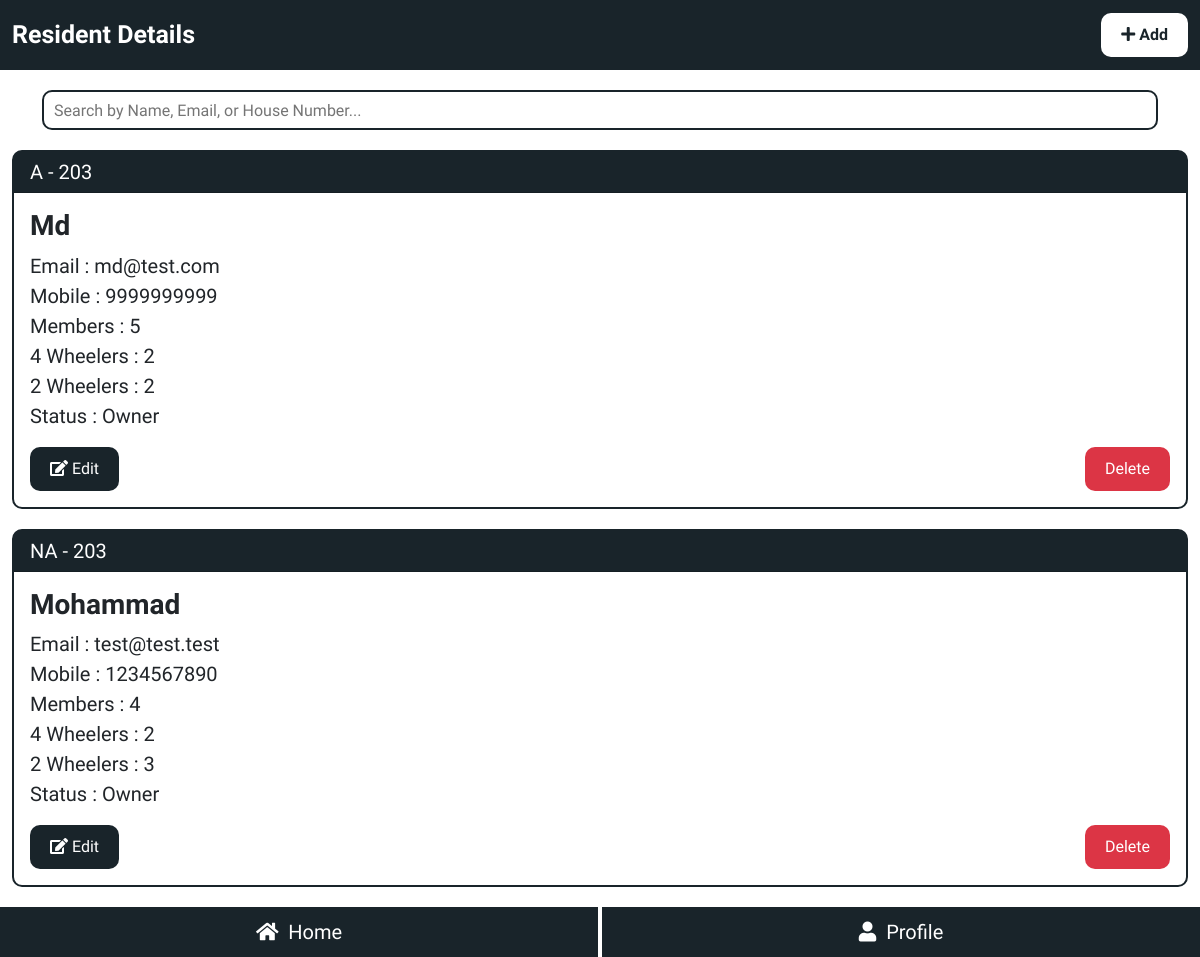
Page /sgadmin/residentDetails.php (signed in) on the committed database.
### tables this page shows
CREATE TABLE `gated_resident` (
  `id` int(11) NOT NULL,
  `name` varchar(255) NOT NULL,
  `email` varchar(255) NOT NULL,
  `mobile` varchar(255) NOT NULL,
  `pass` varchar(255) NOT NULL,
  `members` varchar(255) NOT NULL,
  `fourwheeler` varchar(255) NOT NULL,
  `twowheeler` varchar(255) NOT NULL,
  `status` varchar(255) NOT NULL,
  `block` varchar(255) NOT NULL,
  `housenum` varchar(255) NOT NULL,
  `date_time` datetime NOT NULL DEFAULT current_timestamp()
);

### sgadmin/residentDetails.php (the view, shortened to what this page needs)
<?php
include ('../assets/inc/conn.php');
?>
<!DOCTYPE html>
<html lang="en">
<head>
    <link href="https://cdn.jsdelivr.net/npm/bootstrap@5.3.3/dist/css/bootstrap.min.css" rel="stylesheet"
>
    <link rel="stylesheet" href="https://cdnjs.cloudflare.com/ajax/libs/font-awesome/5.15.2/css/all.min.css" />
    <link rel="stylesheet" href="assets/css/residentDetails.css">
</head>
<body>
    <nav class="navbar navbar-expand-lg">
        <div class="container-fluid">
            <span class="navText">Resident Details</span>
            <button type="button" class="addResidentBtn" data-bs-toggle="modal" data-bs-target="#add-resident-modal">
                <i class="fa fa-plus" aria-hidden="true"></i> Add
            </button>
        </div>
    </nav>
     <div class="container searchBar">
         <input type="text" id="searchResidentInput" class="search-input" placeholder="Search by Name, Email, or House Number...">
     </div>
    <div class="container-fluid all-resident-data-container">
    <?php
        $checkBlock = mysqli_query($conn , "SELECT `block` FROM `gated_resident` LIMIT 1");
        if ($checkBlock) {
            $rowBlock = mysqli_fetch_assoc($checkBlock);
            if ($rowBlock) {
                if ($rowBlock['block'] == "NA"){
                    $residentData = mysqli_query($conn , "SELECT * FROM `gated_resident` ORDER BY `housenum` ASC");
                    while($residentRow = mysqli_fetch_assoc($residentData)){
                        ?>
                        <div class="card allResidentCard" id="searchItems">
                            <h4 class="card-header"><?php echo $residentRow['housenum'];?></h4>
                            <div class="card-body">
                                <h3 class="card-title card-name-section"><?php echo $residentRow['name'];?></h3>
                                <p class="card-text">
                                    Email : <?php echo $residentRow['email'];?> <br>
                                    Mobile : <?php echo $residentRow['mobile'];?> <br>
                                    Members : <?php echo $residentRow['members'];?> <br>
                                    4 Wheelers : <?php echo $residentRow['fourwheeler'];?> <br>
                                    2 Wheelers : <?php echo $residentRow['twowheeler'];?> <br>
                                    Status : <?php echo $residentRow['status'];?> <br>
                                </p>
                                <div class="operationBtn">
                                    <button type="button" class="btn btn-edit-resident" data-bs-toggle="modal" data-bs-target="#edit-resident-modal-<?php echo $residentRow['id'];?>">
                                        <i class="fas fa-edit"></i> Edit
                                    </button>
                                    <form action="submitData/deleteResident.php" method="POST">
                                        <input type="hidden" name="residentId" value="<?php echo $residentRow['id'];?>">
                                        <button type="submit" name="deleteResidentBtn" class="btn btn-danger btn-delete-resident"><i class="fa fa-trash" aria-hidden="true"></i> Delete</button>
                                    </form>
                                </div>
                                <div class="modal fade" id="edit-resident-modal-<?php echo $residentRow['id'];?>" tabindex="-1" aria-labelledby="exampleModalLabel" aria-hidden="true">
                                    <div class="modal-dialog">
                                        <div class="modal-content">
                                            <div class="modal-header">
                                                <h1 class="modal-title fs-5" id="exampleModalLabel">Edit Resident</h1>
                                                <button type="button" class="btn-close" data-bs-dismiss="modal" aria-label="Close"></button>
                                            </div>
                                            <div class="modal-body">
                                                <form method="POST" action="submitData/updateResidentBtn.php">
                                                    <input type="hidden" name="residentId" value="<?php echo $residentRow['id'];?>">
                                                    <div class="mb-3">
                                                        <label for="residentName" class="form-label">Name</label>
                                                        <input type="text" name="name" class="form-control" id="residentName" placeholder="Enter Full Name" value="<?php echo $residentRow['name'];?>" required>
                                                    </div>
                                                    <div class="mb-3">
                                                        <label for="residentEmail" class="form-label">Email</label>
                                                        <input type="email" name="email" class="form-control" id="residentEmail"
                                                            aria-describedby="emailHelp" placeholder="Enter Email" value="<?php echo $residentRow['email'];?>" required>
                                                    </div>
                                                    <div class="mb-3">
                                                        <label for="residentMobile" class="form-label">Mobile</label>
                                                        <input type="number" name="mobile" min="1111111111" max="9999999999" maxlength="10" class="form-control" id="residentMobile" placeholder="Enter Mobile Number" value="<?php echo $residentRow['mobile'];?>" required>
                                                    </div>
                                                    <div class="mb-3">
                                                        <label for="totalMembers" class="form-label">Total Members</label>
                                                        <input type="number" name="members" class="form-control" id="totalMembers" placeholder="Enter Total Members" value="<?php echo $residentRow['members'];?>" required>
                                                    </div>
                                                    <div class="mb-3">
                                                        <label for="" class="form-label">Total Vehicle Details</label>
                                                        <div class="vehicleDetails full-cover">
                                                            <div class="vehicleDetailsCar">
                                                                <label for="total4wheeler" class="form-label">4 Wheeler</label>
                                                                <input type="number" name="fourWheeler" style="width: 80%;" class="form-control" id="total4wheeler" placeholder="Total 4 Wheeler" value="<?php echo $residentRow['fourwheeler'];?>" required>
                                                            </div>
                                                            <div class="vehicleDetailsBike">
                                                                <label for="total2wheeler" class="form-label">2 Wheeler</label>
                                                                <input type="number" name="twoWheeler" style="width: 80%;" class="form-control" id="total2wheeler" placeholder="Total 2 Wheeler" value="<?php echo $residentRow['twowheeler'];?>" required>
                                                            </div>
                                                        </div>
                                                    </div>
                                                    <div class="mb-3">
                                                        <div class="houseDetails full-cover">
                                                            <div class="statusDetails full-cover">
                                                                <label for="" class="form-label">Status</label>
                                                                <?php
                                                                if($residentRow['status'] == "Owner"){
                                                                    ?>
                                                                        <div class="statusDetailsOwner">
                                                                            <input type="radio" name="status" value="Owner" id="statusOwner" checked required>
                                                                            <label for="statusOwner" class="form-label">Owner</label>
                                                                        </div>
                                                                        <div class="statusDetailsRent">
                                                                            <input type="radio" name="status" value="Rent" id="statusRent" required>
                                                                            <label for="statusRent" class="form-label">Rent</label>
                                                                        </div>
                                                                    <?php
                                                                }else{
                                                                    ?>
                                                                        <div class="statusDetailsOwner">
                                                                            <input type="radio" name="status" value="Owner" id="statusOwner" required>
                                                                            <label for="statusOwner" class="form-label">Owner</label>
                                                                        </div>
                                                                        <div class="statusDetailsRent">
                                                                            <input type="radio" name="status" value="Rent" id="statusRent" checked required>
                                                                            <label for="statusRent" class="form-label">Rent</label>
                                                                        </div>
                                                                    <?php
                                                                }
                                                                ?>
                                                            </div>
                                                            <div class="addressDetails full-cover">
                                                                <label for="" class="form-label">House Number</label>
                                                                <div class="addressDetailsBlock full-center">
                                                                    <input type="text" name="block" style="width: 40%;" class="form-control" placeholder="Block">
                                                                    -
                                                                    <input type="number" name="houseNumber" style="width: 60%;" class="form-control" placeholder="House No." value="<?php echo $residentRow['housenum'];?>" required>
                                                                </div>
                                                                <span class="note">* If NO Block then leave it empty.</span>
                                                            </div>
                                                        </div>
                                                    </div>
                                                    <div class="modal-footer">
                                                        <button type="button" class="btn btn-secondary" data-bs-dismiss="modal">Close</button>
                                                        <input type="submit" name="updateResidentBtn" class="submitResidentBtn" value="Update">
                                                    </div>
                                                </form>
                                            </div>
                                        </div>
                                    </div>
                                </div>
                            </div>
                        </div>
                        <?php
                    }
                } else {
                    $residentData = mysqli_query($conn , "SELECT * FROM `gated_resident` ORDER BY `block` ASC");
                    while($residentRow = mysqli_fetch_assoc($residentData)){
                        ?>
                            <div class="card allResidentCard">
                                <h5 class="card-header"><?php echo $residentRow['block']." - ".$residentRow['housenum'];?></h5>
                                <div class="card-body">
                                    <h3 class="card-title card-name-section"><?php echo $residentRow['name'];?></h3>
                                    <p class="card-text">
                                        Email : <?php echo $residentRow['email'];?> <br>
                                        Mobile : <?php echo $residentRow['mobile'];?> <br>
                                        Members : <?php echo $residentRow['members'];?> <br>
                                        4 Wheelers : <?php echo $residentRow['fourwheeler'];?> <br>
                                        2 Wheelers : <?php echo $residentRow['twowheeler'];?> <br>
                                        Status : <?php echo $residentRow['status'];?> <br>
                                    </p>
                                    <div class="operationBtn">
                                        <button type="button" class="btn btn-edit-resident" data-bs-toggle="modal" data-bs-target="#edit-resident-modal<?php echo $residentRow['id'];?>">
                                            <i class="fas fa-edit"></i> Edit
                                        </button>
                                        <form action="submitData/deleteResident.php" method="POST">
                                            <button type="submit" name="deleteResidentBtn" class="btn btn-danger btn-delete-resident">Delete</button>
                                        </form>
                                    </div>
                                </div>
                            </div>
                        <?php
                    }
                }
            }
        }
    ?>
    </div>
    <footer>
        <div class="container-fluid g-0 footer-container full-cover">
            <div class="row g-0 footer-row full-cover">
                <div class="col col-6 footer-col">
                    <a class="footer-home footer-nav full-cover full-center" href="index.php">
                        <i class="fa fa-home" aria-hidden="true"></i>&nbsp;
                        <span>&nbsp;Home</span>
                    </a>
                </div>
                <div class="col col-6 footer-col">
                    <a class="footer-activities footer-nav full-cover full-center" href="#">
                        <i class="fa fa-user" aria-hidden="true"></i>&nbsp;
                        <span>&nbsp;Profile</span>
                    </a>
                </div>
            </div>
        </div>
    </footer>
</body>
</html>

### rows in the picture
gated_resident: block "A", housenum "203", name "Md", email "md@test.com", mobile "9999999999", members "5", fourwheeler "2", twowheeler "2", status "Owner"
gated_resident: block "NA", housenum "203", name "Mohammad", email "test@test.test", mobile "1234567890", members "4", fourwheeler "2", twowheeler "3", status "Owner"
